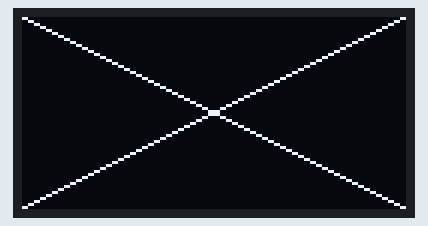
This program was run on a simulated ESP32. On the bench: 128×64 one-colour display.

Above: at 0.1 s.
At 2.1 s:
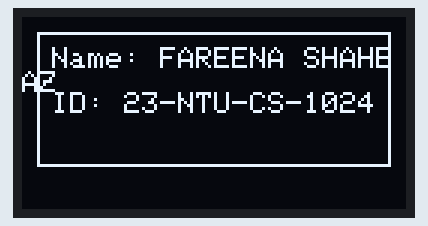
At 4.2 s:
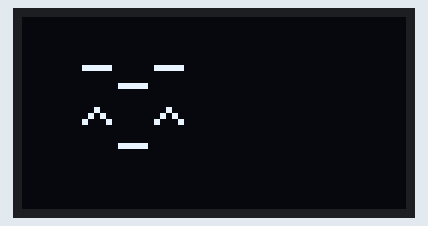

Measured:
- by itself, everything shown: repeats every 6.1 s, in 3 steps
- what the display in image 1 shows lasts 2.0 s, from 2.1 s to 4.1 s

The program:

main.cpp
```cpp
//Week 4 hometask + Bonus Task
//displaying name and emojis on OLED
//Embedded IoT System fall-2025
// Name:fareena shahbaz REG # 23-NTU-CS-FL-1024
#include <Wire.h>
#include <Adafruit_GFX.h>
#include <Adafruit_SSD1306.h>

// ---- OLED setup ----
#define SCREEN_WIDTH 128
#define SCREEN_HEIGHT 64
#define OLED_ADDR 0x3C
Adafruit_SSD1306 display(SCREEN_WIDTH, SCREEN_HEIGHT, &Wire, -1);

void setup() {
  Wire.begin(21, 22); // ESP32 default I2C pins (SDA=21, SCL=22)
  if (!display.begin(SSD1306_SWITCHCAPVCC, OLED_ADDR)) {
    // If it fails, check wiring and address (0x3C/0x3D)
    for (;;);
  }
  display.clearDisplay();
}

void loop() {
  display.clearDisplay();
  display.drawLine(0, 0, 127, 63, SSD1306_WHITE);
  display.drawLine(0, 63, 127, 0, SSD1306_WHITE);
  display.display();
  delay(2000);

  display.clearDisplay();
  display.setTextSize(1);
  display.setTextColor(SSD1306_WHITE);
  display.setCursor(10, 10);
  display.println("Name: FAREENA SHAHBAZ");
  display.setCursor(10, 25);
  display.println("ID: 23-NTU-CS-1024");
  display.drawRect(5, 5, 118, 45, SSD1306_WHITE); // Box around text
  display.display();
  delay(2000);

  display.clearDisplay();
  display.setTextSize(2);
  display.setTextColor(SSD1306_WHITE);
  display.setCursor(20, 10);
  display.println("-_-");
  display.setCursor(20, 30);
  display.println("^_^");
  display.display();
  delay(2000);
}
```
